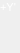
        <widget class="PyDMFrame" name="composite_3">
          <property name="geometry">
            <rect>
              <x>518</x>
              <y>219</y>
              <width>20</width>
              <height>53</height>
            </rect>
          </property>
          <property name="sizePolicy">
            <sizepolicy hsizetype="Ignored" vsizetype="Ignored">
              <horstretch>0</horstretch>
              <verstretch>0</verstretch>
            </sizepolicy>
          </property>
          <layout class="QGridLayout" name="gridLayout_4" columnstretch="7,2,5,6" rowstretch="14,3,3,11,22">
            <property name="leftMargin">
              <number>0</number>
            </property>
            <property name="topMargin">
              <number>0</number>
            </property>
            <property name="rightMargin">
              <number>0</number>
            </property>
            <property name="bottomMargin">
              <number>0</number>
            </property>
            <property name="horizontalSpacing">
              <number>0</number>
            </property>
            <property name="verticalSpacing">
              <number>0</number>
            </property>
            <item row="3" column="1" rowspan="2">
              <widget class="PyDMDrawingLine" name="polyline_12">
                <property name="geometry">
                  <rect>
                    <x>7</x>
                    <y>20</y>
                    <width>2</width>
                    <height>33</height>
                  </rect>
                </property>
                <property name="sizePolicy">
                  <sizepolicy hsizetype="Ignored" vsizetype="Ignored">
                    <horstretch>0</horstretch>
                    <verstretch>0</verstretch>
                  </sizepolicy>
                </property>
                <property name="toolTip">
                  <string>polyline_12</string>
                </property>
                <property name="brush" stdset="0">
                  <brush brushstyle="SolidPattern">
                    <color alpha="255">
                      <red>255</red>
                      <green>255</green>
                      <blue>255</blue>
                    </color>
                  </brush>
                </property>
                <property name="penStyle" stdset="0">
                  <enum>Qt::SolidLine</enum>
                </property>
                <property name="penColor" stdset="0">
                  <color>
                    <red>255</red>
                    <green>255</green>
                    <blue>255</blue>
                  </color>
                </property>
                <property name="penWidth" stdset="0">
                  <double>2</double>
                </property>
                <property name="penCapStyle" stdset="0">
                  <enum>Qt::FlatCap</enum>
                </property>
                <property name="penWidth" stdset="0">
                  <double>2</double>
                </property>
                <property name="penStyle" stdset="0">
                  <enum>Qt::SolidLine</enum>
                </property>
                <property name="penColor" stdset="0"/>
                <property name="penCapStyle" stdset="0">
                  <enum>Qt::FlatCap</enum>
                </property>
              </widget>
            </item>
            <item row="2" column="0" rowspan="2" colspan="3">
              <widget class="PyDMDrawingPolyline" name="polyline_13">
                <property name="geometry">
                  <rect>
                    <x>0</x>
                    <y>17</y>
                    <width>14</width>
                    <height>14</height>
                  </rect>
                </property>
                <property name="sizePolicy">
                  <sizepolicy hsizetype="Ignored" vsizetype="Ignored">
                    <horstretch>0</horstretch>
                    <verstretch>0</verstretch>
                  </sizepolicy>
                </property>
                <property name="toolTip">
                  <string>polyline_13</string>
                </property>
                <property name="brush" stdset="0">
                  <brush brushstyle="NoBrush">
                    <color alpha="255">
                      <red>255</red>
                      <green>255</green>
                      <blue>255</blue>
                    </color>
                  </brush>
                </property>
                <property name="penStyle" stdset="0">
                  <enum>Qt::SolidLine</enum>
                </property>
                <property name="penColor" stdset="0">
                  <color>
                    <red>255</red>
                    <green>255</green>
                    <blue>255</blue>
                  </color>
                </property>
                <property name="penWidth" stdset="0">
                  <double>2.0</double>
                </property>
                <property name="penCapStyle" stdset="0">
                  <enum>Qt::FlatCap</enum>
                </property>
                <property name="points" stdset="0">
                  <stringlist>
                    <string>517, 230</string>
                    <string>523, 218</string>
                    <string>529, 230</string>
                  </stringlist>
                </property>
              </widget>
            </item>
            <item row="0" column="0" colspan="4">
              <widget class="QLabel" name="text_12">
                <property name="geometry">
                  <rect>
                    <x>0</x>
                    <y>0</y>
                    <width>20</width>
                    <height>14</height>
                  </rect>
                </property>
                <property name="sizePolicy">
                  <sizepolicy hsizetype="Ignored" vsizetype="Ignored">
                    <horstretch>0</horstretch>
                    <verstretch>0</verstretch>
                  </sizepolicy>
                </property>
                <property name="text">
                  <string>+Y'</string>
                </property>
                <property name="font">
                  <font>
                    <pointsize>8</pointsize>
                  </font>
                </property>
                <property name="brush" stdset="0">
                  <brush brushstyle="SolidPattern">
                    <color alpha="255">
                      <red>255</red>
                      <green>255</green>
                      <blue>255</blue>
                    </color>
                  </brush>
                </property>
                <property name="toolTip">
                  <string>text_12</string>
                </property>
                <property name="alignment">
                  <set>Qt::AlignLeading|Qt::AlignLeft|Qt::AlignVCenter</set>
                </property>
                <property name="styleSheet">
                  <string notr="true">QLabel#text_12 {
  color: rgb(255, 255, 255);
  }</string>
                </property>
              </widget>
            </item>
          </layout>
        </widget>
